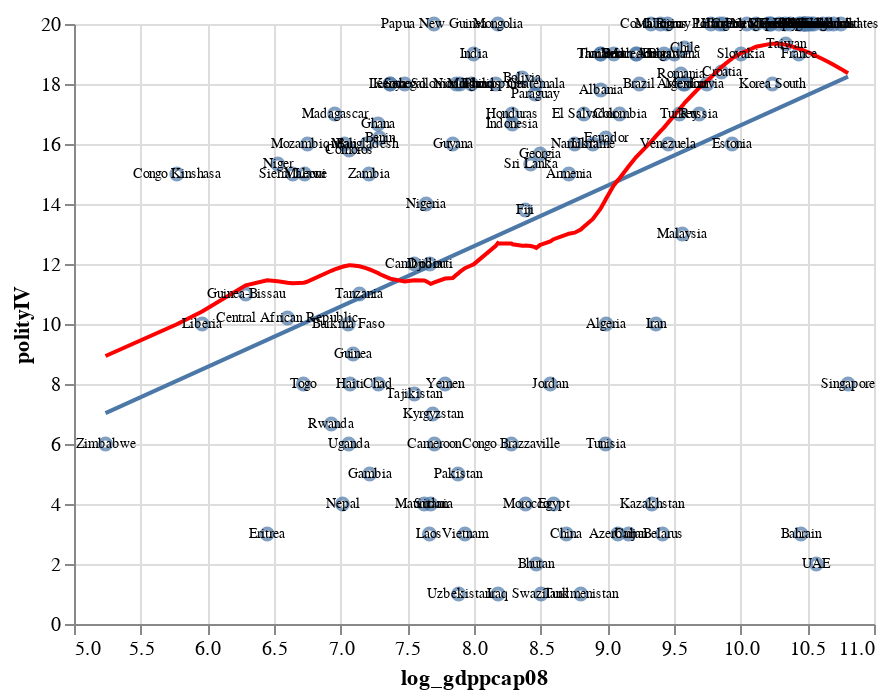

Write notebook code for a chart like this one.
### Code cell
wdi9["log_gdppcap08"] = np.log(wdi9["gdppcap08"])

base2 = (alt.Chart(wdi9).mark_point().encode(
x = alt.X('log_gdppcap08', scale=alt.Scale(zero=False)),
y = 'polityIV'
))

fit1 = base2.transform_regression('log_gdppcap08', 'polityIV').mark_line()

loess1 = base2.transform_loess(
    "log_gdppcap08", "polityIV").mark_line(color = "red")

base2 + fit1 + loess1 + alt.Chart(wdi9).encode(
    x = alt.X('log_gdppcap08', scale = alt.Scale(zero=False)),
    y = alt.Y('polityIV', scale = alt.Scale(zero=False)),
    text = 'country'
).mark_text(size = 7)

### Figure 1 — Vega-Lite specification as saved in the notebook (floating-point values rounded to 4 significant figures; data arrays with more than 128 entries replaced by an {"elided": "..."} marker saying what was removed)
{"config": {"view": {"continuousWidth": 400, "continuousHeight": 300}}, "layer": [{"mark": "point", "encoding": {"x": {"field": "log_gdppcap08", "scale": {"zero": false}, "type": "quantitative"}, "y": {"field": "polityIV", "type": "quantitative"}}}, {"mark": "line", "encoding": {"x": {"field": "log_gdppcap08", "scale": {"zero": false}, "type": "quantitative"}, "y": {"field": "polityIV", "type": "quantitative"}}, "transform": [{"on": "log_gdppcap08", "regression": "polityIV"}]}, {"mark": {"type": "line", "color": "red"}, "encoding": {"x": {"field": "log_gdppcap08", "scale": {"zero": false}, "type": "quantitative"}, "y": {"field": "polityIV", "type": "quantitative"}}, "transform": [{"loess": "polityIV", "on": "log_gdppcap08"}]}, {"mark": {"type": "text", "size": 7}, "encoding": {"text": {"field": "country", "type": "nominal"}, "x": {"field": "log_gdppcap08", "scale": {"zero": false}, "type": "quantitative"}, "y": {"field": "polityIV", "scale": {"zero": false}, "type": "quantitative"}}}], "data": {"name": "data-ed3777099141a76bc2fcdbbdb84ae958"}, "$schema": "https://vega.github.io/schema/vega-lite/v4.17.0.json", "datasets": {"data-ed3777099141a76bc2fcdbbdb84ae958": {"elided": "136 records"}}}
